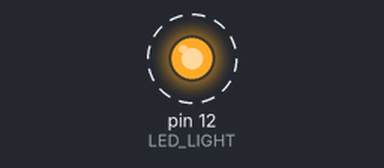
A sketch run on a simulated Arduino Uno, built with avr-gcc and run on an emulated ATmega328P. Parts: output pins drawn as LEDs (lit = HIGH). Dashed ring = blinking.

Above: at 0.5 s.
Timing chart, 0 to 3.0 s (numbered marks = the images above):
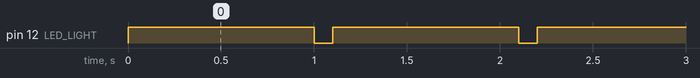

The sketch:

blink.ino
```cpp
#include "Arduino.h"

#define LED_LIGHT 12

void setup() {
  pinMode(LED_LIGHT, OUTPUT);

}

void loop() {
  digitalWrite(LED_LIGHT, HIGH);
  delay(1000);
  digitalWrite(LED_LIGHT, LOW);
  delay(100);
}
```

Measured:
- by itself, pin 12 (LED_LIGHT): alternates HIGH for 1.0 s and LOW for 0.10 s
